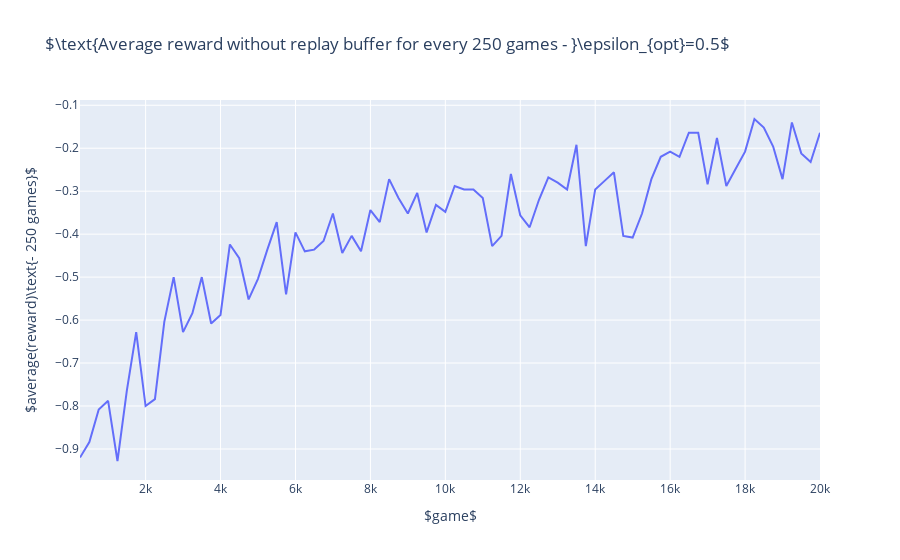

Source (notebook cell):
### Code cell
fig = go.Figure()

fig.add_trace(go.Scatter(x=x, y=rewards, mode='lines'))

fig.update_layout(
    title=r'$\text{Average reward without replay buffer for every %d games - }\epsilon_{opt}=0.5$' % averaging_steps,
    xaxis_title=r'$game$',
    yaxis_title=r'$average(reward)\text{- %d games}$' % (averaging_steps),
)

fig.show()

### Figure 1 — Plotly figure (JSON) as saved in the notebook; plotly's stock layout.template omitted (floating-point values rounded to 4 significant figures)
{"data": [{"mode": "lines", "x": [249, 499, 749, 999, 1249, 1499, 1749, 1999, 2249, 2499, 2749, 2999, 3249, 3499, 3749, 3999, 4249, 4499, 4749, 4999, 5249, 5499, 5749, 5999, 6249, 6499, 6749, 6999, 7249, 7499, 7749, 7999, 8249, 8499, 8749, 8999, 9249, 9499, 9749, 9999, 10249, 10499, 10749, 10999, 11249, 11499, 11749, 11999, 12249, 12499, 12749, 12999, 13249, 13499, 13749, 13999, 14249, 14499, 14749, 14999, 15249, 15499, 15749, 15999, 16249, 16499, 16749, 16999, 17249, 17499, 17749, 17999, 18249, 18499, 18749, 18999, 19249, 19499, 19749, 19999], "y": [-0.92, -0.884, -0.808, -0.788, -0.928, -0.764, -0.628, -0.8, -0.784, -0.604, -0.5, -0.628, -0.584, -0.5, -0.608, -0.588, -0.424, -0.456, -0.552, -0.504, -0.436, -0.372, -0.54, -0.396, -0.44, -0.436, -0.416, -0.352, -0.444, -0.404, -0.44, -0.344, -0.372, -0.272, -0.316, -0.352, -0.304, -0.396, -0.332, -0.348, -0.288, -0.296, -0.296, -0.316, -0.428, -0.404, -0.26, -0.356, -0.384, -0.32, -0.268, -0.28, -0.296, -0.192, -0.428, -0.296, -0.276, -0.256, -0.404, -0.408, -0.352, -0.272, -0.22, -0.208, -0.22, -0.164, -0.164, -0.284, -0.176, -0.288, -0.248, -0.208, -0.132, -0.152, -0.196, -0.272, -0.14, -0.212, -0.232, -0.164], "type": "scatter"}], "layout": {"title": {"text": "$\\text{Average reward without replay buffer for every 250 games - }\\epsilon_{opt}=0.5$"}, "xaxis": {"title": {"text": "$game$"}}, "yaxis": {"title": {"text": "$average(reward)\\text{- 250 games}$"}}}}
